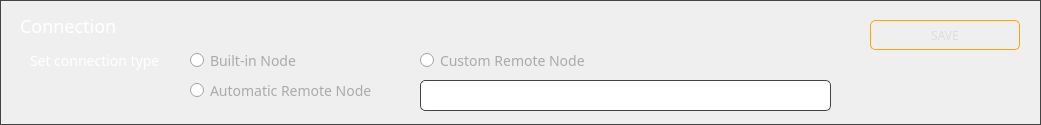
      <widget class="QGroupBox" name="groupBox_7">
       <property name="geometry">
        <rect>
         <x>0</x>
         <y>10</y>
         <width>1041</width>
         <height>125</height>
        </rect>
       </property>
       <property name="styleSheet">
        <string notr="true">border: 1px solid #444;</string>
       </property>
       <property name="title">
        <string/>
       </property>
       <widget class="QLabel" name="label_22">
        <property name="geometry">
         <rect>
          <x>20</x>
          <y>10</y>
          <width>311</width>
          <height>31</height>
         </rect>
        </property>
        <property name="font">
         <font>
          <family>Poppins</family>
          <pointsize>-1</pointsize>
         </font>
        </property>
        <property name="styleSheet">
         <string notr="true">color: #fff; 
font-size: 18px;
font-family: 'Poppins'; border: 0px;</string>
        </property>
        <property name="text">
         <string>Connection</string>
        </property>
        <property name="alignment">
         <set>Qt::AlignLeading|Qt::AlignLeft|Qt::AlignVCenter</set>
        </property>
       </widget>
       <widget class="QRadioButton" name="radioButton">
        <property name="geometry">
         <rect>
          <x>420</x>
          <y>50</y>
          <width>351</width>
          <height>21</height>
         </rect>
        </property>
        <property name="font">
         <font>
          <family>Poppins</family>
          <pointsize>-1</pointsize>
         </font>
        </property>
        <property name="styleSheet">
         <string notr="true">color: #aaa; border: none; font-size: 14px; font-family: 'Poppins';</string>
        </property>
        <property name="text">
         <string>Custom Remote Node</string>
        </property>
        <property name="checked">
         <bool>false</bool>
        </property>
        <attribute name="buttonGroup">
         <string notr="true">buttonGroup_3</string>
        </attribute>
       </widget>
       <widget class="QRadioButton" name="radioButton_2">
        <property name="geometry">
         <rect>
          <x>190</x>
          <y>50</y>
          <width>201</width>
          <height>21</height>
         </rect>
        </property>
        <property name="font">
         <font>
          <family>Poppins</family>
          <pointsize>-1</pointsize>
         </font>
        </property>
        <property name="styleSheet">
         <string notr="true">color: #aaa; border: none; font-size: 14px; font-family: 'Poppins';</string>
        </property>
        <property name="text">
         <string>Built-in Node</string>
        </property>
        <property name="checked">
         <bool>false</bool>
        </property>
        <attribute name="buttonGroup">
         <string notr="true">buttonGroup_3</string>
        </attribute>
       </widget>
       <widget class="QRadioButton" name="radioButton_3">
        <property name="geometry">
         <rect>
          <x>190</x>
          <y>80</y>
          <width>211</width>
          <height>21</height>
         </rect>
        </property>
        <property name="font">
         <font>
          <family>Poppins</family>
          <pointsize>-1</pointsize>
         </font>
        </property>
        <property name="styleSheet">
         <string notr="true">color: #aaa; border: none; font-size: 14px; font-family: 'Poppins';</string>
        </property>
        <property name="text">
         <string>Automatic Remote Node</string>
        </property>
        <property name="checked">
         <bool>false</bool>
        </property>
        <attribute name="buttonGroup">
         <string notr="true">buttonGroup_3</string>
        </attribute>
       </widget>
       <widget class="QLineEdit" name="m_hostEdit">
        <property name="geometry">
         <rect>
          <x>420</x>
          <y>80</y>
          <width>411</width>
          <height>31</height>
         </rect>
        </property>
        <property name="styleSheet">
         <string notr="true">padding: 3px; border: 1px solid #444; border-radius: 5px; font-family: 'Poppins'; font-size: 14px; color: #aaa;</string>
        </property>
        <property name="text">
         <string/>
        </property>
       </widget>
       <widget class="QLabel" name="label_23">
        <property name="geometry">
         <rect>
          <x>30</x>
          <y>50</y>
          <width>151</width>
          <height>21</height>
         </rect>
        </property>
        <property name="font">
         <font>
          <family>Poppins</family>
          <pointsize>-1</pointsize>
         </font>
        </property>
        <property name="styleSheet">
         <string notr="true">color: #fff; 
font-size: 14px;
font-family: 'Poppins'; border: 0px;</string>
        </property>
        <property name="text">
         <string>Set connection type</string>
        </property>
        <property name="alignment">
         <set>Qt::AlignLeading|Qt::AlignLeft|Qt::AlignVCenter</set>
        </property>
       </widget>
       <widget class="QPushButton" name="m_saveConnectionButton">
        <property name="geometry">
         <rect>
          <x>870</x>
          <y>20</y>
          <width>150</width>
          <height>30</height>
         </rect>
        </property>
        <property name="minimumSize">
         <size>
          <width>150</width>
          <height>30</height>
         </size>
        </property>
        <property name="maximumSize">
         <size>
          <width>180</width>
          <height>35</height>
         </size>
        </property>
        <property name="font">
         <font>
          <family>Poppins</family>
          <pointsize>-1</pointsize>
         </font>
        </property>
        <property name="styleSheet">
         <string notr="true">color: #ddd; border: 1px solid orange; font-size: 12px; border-radius: 5px; font-family: 'Poppins';</string>
        </property>
        <property name="text">
         <string>SAVE</string>
        </property>
       </widget>
      </widget>
